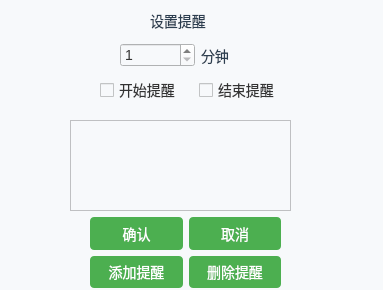
<?xml version="1.0" encoding="UTF-8"?>
<ui version="4.0">
 <class>ReminderDialog</class>
 <widget class="QDialog" name="ReminderDialog">
  <property name="geometry">
   <rect>
    <x>0</x>
    <y>0</y>
    <width>383</width>
    <height>290</height>
   </rect>
  </property>
  <property name="windowTitle">
   <string>Dialog</string>
  </property>
  <property name="styleSheet">
   <string notr="true">
    QWidget {
        font-family: &quot;Microsoft YaHei&quot;;
        font-size: 14px;
        color: #333333;
        background-color: #f7f9fb;
    }

    QPushButton {
        background-color: #4CAF50;
        color: white;
        padding: 6px 12px;
        border: none;
        border-radius: 4px;
    }

    QPushButton:hover {
        background-color: #45a049;
    }

    QLineEdit {
        border: 1px solid #ccc;
        padding: 4px;
        border-radius: 4px;
        background-color: #ffffff;
    }

    QLabel {
        color: #2c3e50;
    }

    QTableWidget {
        background-color: white;
        gridline-color: #dcdcdc;
        selection-background-color: #cceeff;
    }

    QHeaderView::section {
        background-color: #e0e0e0;
        padding: 4px;
        border: 1px solid #dcdcdc;
    }</string>
  </property>
  <widget class="QListWidget" name="listReminders">
   <property name="geometry">
    <rect>
     <x>70</x>
     <y>120</y>
     <width>221</width>
     <height>91</height>
    </rect>
   </property>
  </widget>
  <widget class="QWidget" name="widget" native="true">
   <property name="geometry">
    <rect>
     <x>90</x>
     <y>217</y>
     <width>191</width>
     <height>71</height>
    </rect>
   </property>
   <layout class="QGridLayout" name="gridLayout">
    <item row="0" column="0">
     <widget class="QPushButton" name="btnConfirm">
      <property name="text">
       <string>确认</string>
      </property>
     </widget>
    </item>
    <item row="0" column="1">
     <widget class="QPushButton" name="btnCancel">
      <property name="text">
       <string>取消</string>
      </property>
     </widget>
    </item>
    <item row="1" column="0">
     <widget class="QPushButton" name="btnAddReminder">
      <property name="text">
       <string>添加提醒</string>
      </property>
     </widget>
    </item>
    <item row="1" column="1">
     <widget class="QPushButton" name="btnRemoveReminder">
      <property name="text">
       <string>删除提醒</string>
      </property>
     </widget>
    </item>
   </layout>
  </widget>
  <widget class="QLabel" name="label">
   <property name="geometry">
    <rect>
     <x>150</x>
     <y>0</y>
     <width>81</width>
     <height>41</height>
    </rect>
   </property>
   <property name="font">
    <font>
     <family>Microsoft YaHei</family>
     <pointsize>-1</pointsize>
    </font>
   </property>
   <property name="text">
    <string>设置提醒</string>
   </property>
  </widget>
  <widget class="QWidget" name="widget_2" native="true">
   <property name="geometry">
    <rect>
     <x>100</x>
     <y>70</y>
     <width>191</width>
     <height>41</height>
    </rect>
   </property>
   <layout class="QHBoxLayout" name="horizontalLayout">
    <item>
     <widget class="QCheckBox" name="checkRemindStart">
      <property name="text">
       <string>开始提醒</string>
      </property>
     </widget>
    </item>
    <item>
     <widget class="QCheckBox" name="checkRemindEnd">
      <property name="text">
       <string>结束提醒</string>
      </property>
     </widget>
    </item>
   </layout>
  </widget>
  <widget class="QWidget" name="widget_3" native="true">
   <property name="geometry">
    <rect>
     <x>120</x>
     <y>40</y>
     <width>119</width>
     <height>31</height>
    </rect>
   </property>
   <layout class="QHBoxLayout" name="horizontalLayout_2">
    <item>
     <widget class="QSpinBox" name="spinMinutesBefore">
      <property name="minimum">
       <number>1</number>
      </property>
      <property name="maximum">
       <number>100000</number>
      </property>
     </widget>
    </item>
    <item>
     <widget class="QLabel" name="label_2">
      <property name="text">
       <string>分钟</string>
      </property>
     </widget>
    </item>
   </layout>
  </widget>
 </widget>
 <resources/>
 <connections/>
</ui>
